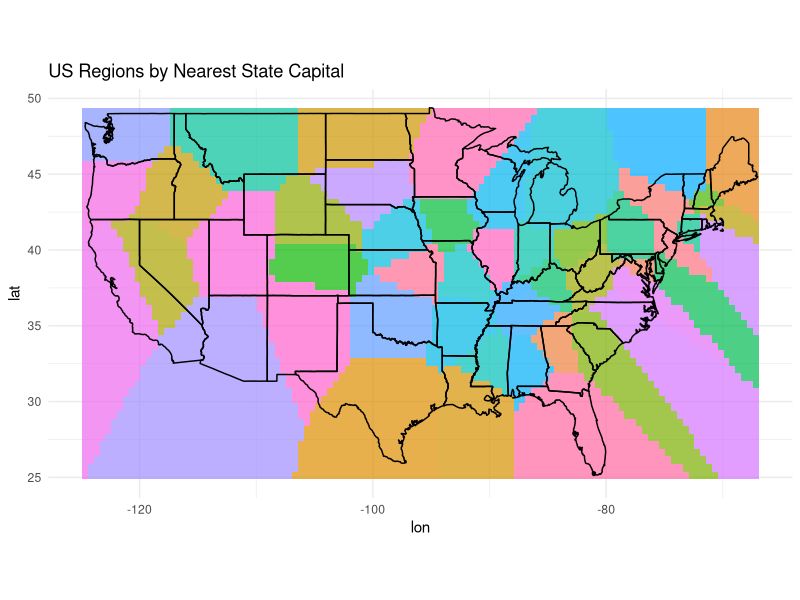

Reproduce this figure in R. (Note: this script raises an error after producing the figure.)
## ---- chunk 1
library(ggplot2)
library(dplyr)
library(geosphere)  # for distance calculation
library(maps)       # for US map data

# Example: coordinates for some US state capitals
capitals <- tibble::tibble(
  state = c("Alabama", "Alaska", "Arizona", "Arkansas", "California", "Colorado", "Connecticut",
            "Delaware", "Florida", "Georgia", "Hawaii", "Idaho", "Illinois", "Indiana", "Iowa",
            "Kansas", "Kentucky", "Louisiana", "Maine", "Maryland", "Massachusetts", "Michigan",
            "Minnesota", "Mississippi", "Missouri", "Montana", "Nebraska", "Nevada", "New Hampshire",
            "New Jersey", "New Mexico", "New York", "North Carolina", "North Dakota", "Ohio",
            "Oklahoma", "Oregon", "Pennsylvania", "Rhode Island", "South Carolina", "South Dakota",
            "Tennessee", "Texas", "Utah", "Vermont", "Virginia", "Washington", "West Virginia",
            "Wisconsin", "Wyoming"),
  capital = c("Montgomery", "Juneau", "Phoenix", "Little Rock", "Sacramento", "Denver", "Hartford",
              "Dover", "Tallahassee", "Atlanta", "Honolulu", "Boise", "Springfield", "Indianapolis",
              "Des Moines", "Topeka", "Frankfort", "Baton Rouge", "Augusta", "Annapolis", "Boston",
              "Lansing", "St. Paul", "Jackson", "Jefferson City", "Helena", "Lincoln", "Carson City",
              "Concord", "Trenton", "Santa Fe", "Albany", "Raleigh", "Bismarck", "Columbus",
              "Oklahoma City", "Salem", "Harrisburg", "Providence", "Columbia", "Pierre", "Nashville",
              "Austin", "Salt Lake City", "Montpelier", "Richmond", "Olympia", "Charleston", "Madison",
              "Cheyenne"),
  lon = c(-86.3000, -134.4200, -112.0738, -92.3311, -121.4944, -104.9847, -72.6851,
          -75.5244, -84.2807, -84.3880, -157.8583, -116.2023, -89.6500, -86.1581, -93.6091,
          -95.6890, -84.8733, -91.1871, -69.7665, -76.4911, -71.0589, -84.5467, -93.0940,
          -90.1848, -92.1735, -112.0270, -96.6753, -119.7661, -71.5376, -74.7670, -105.9378,
          -73.7562, -78.6382, -100.7837, -82.9988, -97.5341, -123.0351, -76.8844, -71.4128,
          -81.0350, -100.3509, -86.7844, -97.7431, -111.8910, -72.5760, -77.4360, -122.9007,
          -81.6326, -89.3838, -104.8202),
  lat = c(32.3615, 58.3019, 33.4484, 34.7465, 38.5816, 39.7392, 41.7637,
          39.1582, 30.4383, 33.7490, 21.3069, 43.6150, 39.7983, 39.7684, 41.6005,
          39.0558, 38.1973, 30.4570, 44.3072, 38.9784, 42.3601, 42.7325, 44.9537,
          32.2988, 38.5767, 46.5927, 40.8136, 39.1638, 43.2073, 40.2206, 35.6869,
          42.6526, 35.7796, 46.8083, 39.9612, 35.4676, 44.9429, 40.2732, 41.8240,
          34.0007, 44.3670, 36.1627, 30.2672, 40.7608, 44.2601, 37.5407, 47.0379,
          38.3498, 43.0747, 41.1399)
)

# Create a grid over the US. Get the lat and long range for continental US
us_map <- map_data("state")
lon_range <- range(us_map$long)
lat_range <- range(us_map$lat)

# grid expand will do a cross join essentially, and fill in all possible iterations of the two vectors using. In this case, lat and lon by 0.5 degrees. 
# If you want more precision, decrease "by"
grid <- expand.grid(
  lon = seq(lon_range[1], lon_range[2], by = 0.5),
  lat = seq(lat_range[1], lat_range[2], by = 0.5)
)

# Assign each grid point to the nearest capital
# uses geosphere distHaversine - "half-versed-sine" to find the smallest distance between two points "as the crow flied" assuming spherical globe ignoring ellipsoidal effects
grid$nearest_capital <- apply(grid, 1, function(pt) {
  dists <- geosphere::distHaversine(
    matrix(c(capitals$lon, capitals$lat), ncol = 2),
    c(pt['lon'], pt['lat'])
  )
  capitals$capital[which.min(dists)]
})

# Plot the US map with colored regions by nearest capital
ggplot() +
  geom_tile(data = grid, aes(x = lon, y = lat, fill = nearest_capital), alpha = 0.7) +
  geom_polygon(data = us_map, aes(x = long, y = lat, group = group), fill = NA, color = "black") +
  coord_fixed(1.3) +
  # scale_fill_brewer(palette = "Set3") +
  theme_minimal() +
  theme(legend.position="none") +
  labs(title = "US Regions by Nearest State Capital")
#ggsave('nearest_capital_test.png', width = 15, height = 15)
## ---- chunk 2
# Load libraries
library(sf)
library(dplyr)
library(ggplot2)
library(units)
library(rnaturalearth)
# library(rnaturalearthdata)

# Use your capitals tibble (make sure it's named `capitals`)
# sf is a dataframe specifically for spatial data
# looking at the original "capitals" and "capitals" sf shows that there's a new column that combined lat and lon into a "point" object
capitals_sf <- st_as_sf(capitals, coords = c("lon", "lat"), crs = 4326)

# Get contiguous US boundary
us_boundary <- ne_states(country = "United States of America", returnclass = "sf") %>%
  filter(!name %in% c("Hawaii", "Alaska", "Puerto Rico")) %>%
  st_union() %>% # Causes a dataframe to be returned as a list
  st_transform(5070)  # Albers Equal Area CRS for accurate area calc. Converts Lat Lon to Easting and Northing(?)

# Project capital points to same CRS (convert lat/lon)
capitals_proj <- st_transform(capitals_sf, crs = 5070)

# Combine all 50 points into one MULTIPOINT geometry
points_union <- st_combine(capitals_proj)

# Generate Voronoi polygons from that multipoint
# voronoi polygons is the process of dividing a space into polygons by proximity to points
# this is the same as the grid$nearest_capital definition
voronoi_raw <- st_voronoi(points_union)

# changes points from "geometry collection" to "polygon" and unnests it
voronoi_polys <- st_collection_extract(voronoi_raw)

# Convert to sf object
voronoi_sf <- st_sf(geometry = st_sfc(voronoi_polys), crs = 5070)

# Spatial join: find which capital is in which polygon
# Each capital gets assigned to its Voronoi polygon
capital_points <- capitals_proj %>%
  select(capital)

# Join each Voronoi polygon with the capital inside it
# st_contains is basically like "is easting and northing within the polygon"
voronoi_labeled <- st_join(voronoi_sf, capital_points, join = st_contains)

# Now proceed with clipping and area calculation. 
# at this point, capital regions that contain islands become multipolygons because they are the same "region" but also geographically disconnected (I believe)
voronoi_clipped <- st_intersection(voronoi_labeled, us_boundary)

# Calculate area
voronoi_clipped <- voronoi_clipped %>%
  mutate(area_km2 = set_units(st_area(.), "km^2"),
         area_mi2 = set_units(area_km2, "mi^2"))

# Get centroids for labels
centroids <- st_centroid(voronoi_clipped)

# Get US state boundaries (excluding AK, HI, PR) and project
state_borders <- ne_states(country = "United States of America", returnclass = "sf") %>%
  filter(!name %in% c("Hawaii", "Alaska", "Puerto Rico")) %>%
  st_transform(5070)

# get a dataframe for the capitals only in continental US and join area
capitals_sf_cont <- capitals_sf %>% filter(!state %in% c('Alaska', 'Hawaii')) %>% 
  st_join(voronoi_clipped, join = st_within)

ggplot() +
  # plot a geographic data opbject based off of the points given in geometry column
  geom_sf(data = voronoi_clipped, aes(fill = as.numeric(area_mi2)), color = "white") +
  # plot geographic data points for state borders
  geom_sf(data = state_borders, fill = NA, color = "darkgray", size = 0.3) +
  # plots capital names at the centroid of each area
  geom_sf_text(data = centroids, aes(label = paste0(capital, "\n", round(as.numeric(area_mi2), 0), " mi²")), size = 3, color = "black") +
  # to also include a point where the capital actually is, include this line
  geom_sf(data = capitals_sf_cont, size = 0.5) + 
  # for a cleaner look that just has some state capitals, use the following. Removes some overlaping names
  # geom_sf_text(data = centroids, aes(label = paste0(capital)), size = 2, color = "black", check_overlap = T) +
  scale_fill_gradient2(low = "steelblue", mid = "white", high = "lightcoral", midpoint = 80000, name = 'Area (mi^2)') +
  # scale_fill_viridis_c(option = "plasma", name = "Area (mi²)") +
  theme_minimal() +
  labs(
    title = "US Regions by Nearest State Capital",
    subtitle = "Voronoi tessellation shaded by area in square miles",
    caption = "Data: Natural Earth + Custom Capital Coordinates"
  ) +
  theme(legend.position = "bottom")
# to save image, uncomment the following
# ggsave('nearest_capital.png', width = 15, height = 15)
